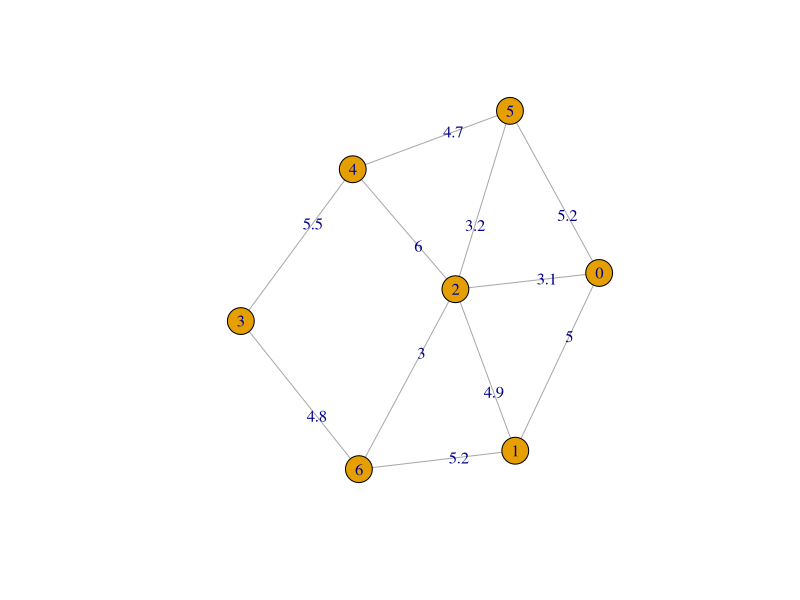
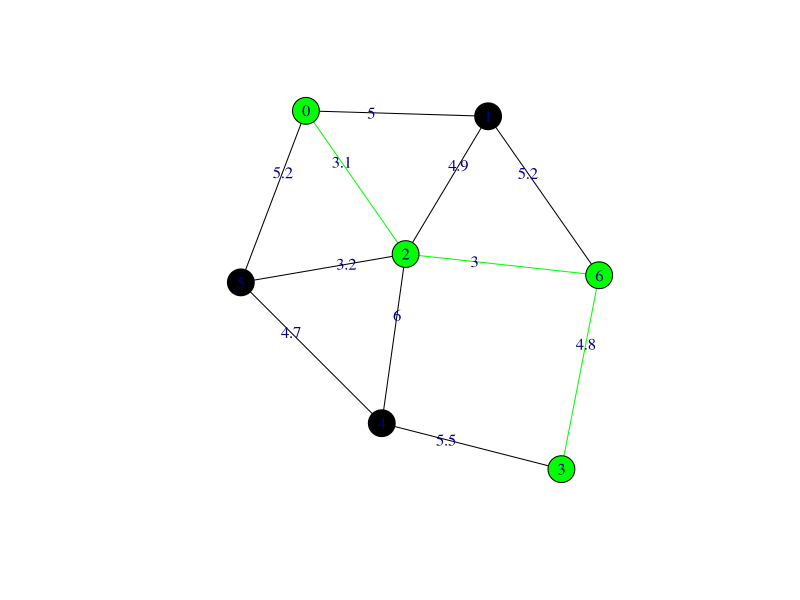

Source code (R) for these figures, in order:
install.packages("igraph")
library(igraph)

grafo = graph(edges = c("0","1","0","2","0","5","1","2","1","6","2","4","2","5","2","6","4","5","4","3","3","6"),directed = F)
E(grafo)$weight = c(5,3.1,5.2,4.9,5.2,6,3.2,3,4.7,5.5,4.8)
plot(grafo, edge.label = E(grafo)$weight)

distances(grafo, V(grafo)$name == "0", V(grafo)$name == "3")
menorc = shortest_paths(grafo,V(grafo)$name=="0",V(grafo)$name=="3",output=c("both"))
menorc$vpath

for(i in 1:length(V(grafo))){
  V(grafo)$color[i] = ifelse(i %in% as.vector(unlist(menorc$vpath)),"green","black")
}

for(i in 1:length(E(grafo))){
  E(grafo)$color[i] = ifelse(i %in% as.vector(unlist(menorc$epath)),"green","black")
}

plot(grafo, edge.label = E(grafo)$weight)

